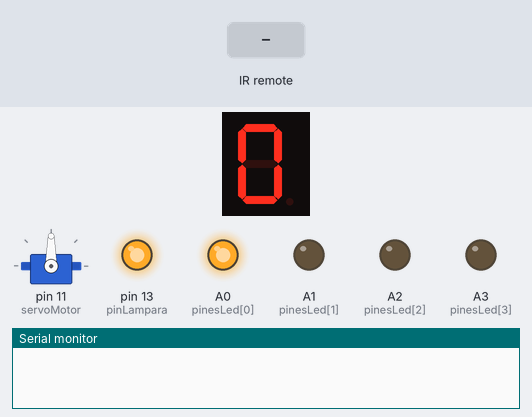
Recording of a sketch running on a simulated Arduino Uno, built with avr-gcc and run on an emulated ATmega328P. Shown: 1-digit seven-segment display, servo, output pins drawn as LEDs (lit = HIGH), the last lines printed to the serial monitor. Wiring (inferred from the names in the program): 1-digit 7-segment display, segments lit when HIGH: segments pin 2, pin 3, pin 4, pin 5, pin 6, pin 7, pin 8. Dashed ring = blinking. Inputs (shaded band) come from the test bench. The segment pins are drawn as the display they are named for; pins used as bus, display or sensor lines are not drawn.

Above: at 1.2 s.
1.3 s: infrared code 0xFFC23D received
At 2.15 s:
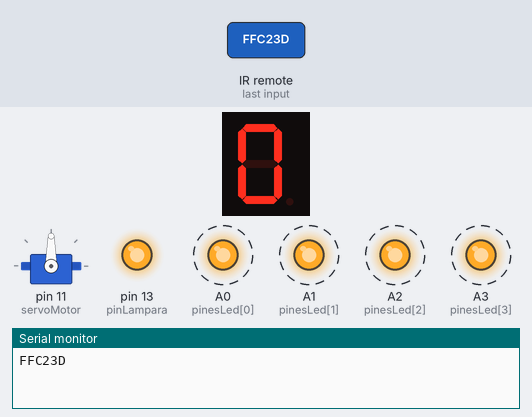
3.8 s: infrared code 0xFFA25D received
At 4.25 s:
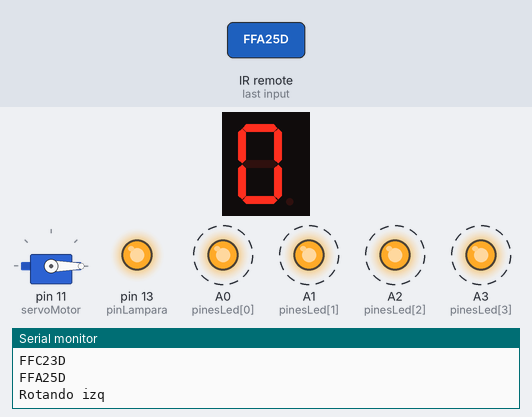
6.8 s: infrared code 0xFFA857 received
At 7.05 s:
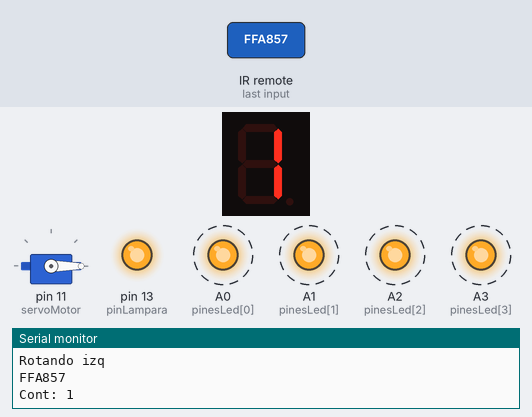
8.4 s: infrared code 0xFFE21D received
At 9.15 s:
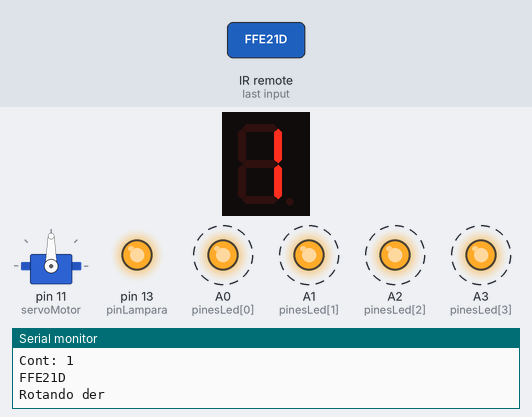
Timing chart, 0 to 11.8 s (numbered marks = the images above; inputs shaded):
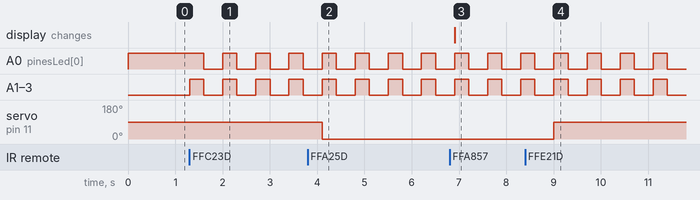

Measured:
- after the input at 1.3 s, A0 (pinesLed[0]): alternates HIGH for 0.30 s and LOW for 0.40 s, starting after 0.30 s; A1 (pinesLed[1]), A2 (pinesLed[2]), A3 (pinesLed[3]): alternates HIGH for 0.30 s and LOW for 0.40 s, starting at once
- after the input at 3.8 s, servo on pin 11 (servoMotor): 90° → 0° after 0.30 s
- after the input at 6.8 s, the display: changes after 0.11 s (image 3)
- after the input at 8.4 s, servo on pin 11 (servoMotor): 0° → 90° after 0.61 s

The sketch:

Practica28.ino
```cpp
#include <IRremote.h>
#define pinLampara 13
#include "IRKeys.h"
#include "P1_led.h"
#include "7display.h"

int RECV_PIN = 12;
IRrecv irrecv(RECV_PIN);
decode_results results;


void setup() {
  Serial.begin(9600);
  irrecv.enableIRIn();
  initProg();
  init7display();
  pinMode(pinLampara,OUTPUT);
  digitalWrite(pinLampara,HIGH);
   servoMotor.attach(11);
}

void loop() {

  if (irrecv.decode(&results)) {

      Serial.println(results.value, HEX);
      runner(results,&printNumber);
      irrecv.resume();
    }

   more();
  delay(100);
}
```

7display.h
```cpp
const int A = 2;
const int B = 3;
const int C = 4;
const int D = 5;
const int E = 6;
const int F = 7;
const int G = 8;

const int N = 7;
const int SEGMENTOS[N] = {A,B,C,D,E,F,G};

const int anodoComunOn=0,anodoComunOff=1;

const int MAX_SEG=10;
const int DIGITOS[MAX_SEG][N] = {
/*0*/ {anodoComunOff,anodoComunOff,anodoComunOff,anodoComunOff,anodoComunOff,anodoComunOff,anodoComunOn},
/*1*/ {anodoComunOn,anodoComunOff,anodoComunOff,anodoComunOn,anodoComunOn,anodoComunOn,anodoComunOn},
/*2*/ {anodoComunOff,anodoComunOff,anodoComunOn,anodoComunOff,anodoComunOff,anodoComunOn,anodoComunOff},
/*3*/ {anodoComunOff,anodoComunOff,anodoComunOff,anodoComunOff,anodoComunOn,anodoComunOn,anodoComunOff},
/*4*/ {anodoComunOn,anodoComunOff,anodoComunOff,anodoComunOn,anodoComunOn,anodoComunOff,anodoComunOff},
/*5*/ {anodoComunOff,anodoComunOn,anodoComunOff,anodoComunOff,anodoComunOn,anodoComunOff,anodoComunOff},
/*6*/ {anodoComunOff,anodoComunOn,anodoComunOff,anodoComunOff,anodoComunOff,anodoComunOff,anodoComunOff},
/*7*/ {anodoComunOff,anodoComunOff,anodoComunOff,anodoComunOn,anodoComunOn,anodoComunOn,anodoComunOn},
/*8*/ {anodoComunOff,anodoComunOff,anodoComunOff,anodoComunOff,anodoComunOff,anodoComunOff,anodoComunOff},
/*9*/ {anodoComunOff,anodoComunOff,anodoComunOff,anodoComunOff,anodoComunOn,anodoComunOff,anodoComunOff},
};

const int OFF = anodoComunOn==1 ? HIGH : LOW;


void printNumber(int d){
  for (int i=0; i<N; i++){
    digitalWrite(SEGMENTOS[i], DIGITOS[d][i]);
  }
}

void init7display()
{
  for (int i=0; i<N; i++){
    pinMode(SEGMENTOS[i], OUTPUT);
    digitalWrite(SEGMENTOS[i], OFF);//apagar
  }

  printNumber(0);
}
```

IRKeys.h
```cpp
#ifndef _HEADER_FILE_H_
    #define _HEADER_FILE_H_
    #define RIGTH 0XFF02FD
    #define LEFT 0XFF22DD
    #define PLUS 0XFFA857
    #define MINUM 0XFFE01F
    #define PLAY_STOP 0XFFC23D
    #define CHPLUS 0XFFE21D
    #define CHMINUM 0XFFA25D
    #define CHSTOP 0XFF629D
    #define ZERO 0XFF6897
    #define ONE 0XFF30CF
    #define TWO 0XFF18E7
    #define THREE 0XFF7A85
    #define FOUR 0XFF10EF
    #define FIVE 0XFF38C7
    #define SIX 0XFF5AA5
    #define SEVEN 0XFF42BD
    #define EIGHT 0XFF4AB5
    #define NINE 0XFF52AD
#endif //_HEADER_FILE_H_
```

P1_led.h
```cpp
#include <Servo.h>

#define MAX 4
int pinesLed[MAX] = {A0,A1,A2,A3};
int index=-1;
int contador7=0;
Servo  servoMotor;

void nextLed();

void initProg()
{
    for(int i=0; i<MAX; i++)
    {
        pinMode(pinesLed[i],OUTPUT);
    }

    nextLed();
}

void nextLed()
{

   index++;

   if(index==MAX)
   {
      digitalWrite(pinesLed[MAX-1],LOW);
      digitalWrite(pinesLed[0],HIGH);
      index=0;
   }
   else
    {
      digitalWrite(pinesLed[index],HIGH);
      digitalWrite(pinesLed[index-1],LOW);
    }


}

void previousLed()
{
   index--;

   if(index<=-1)
   {
      index=MAX-1;
      digitalWrite(pinesLed[0],LOW);
   }
   else digitalWrite(pinesLed[index+1],LOW);

  digitalWrite(pinesLed[index],HIGH);
}

boolean play=false;
void playLeds()
{

    for(int i=0; i<MAX; i++)
    {
        digitalWrite(pinesLed[i],HIGH);
    }

    delay(300);

    for(int i=0; i<MAX; i++)
    {
        digitalWrite(pinesLed[i],LOW);
    }

    delay(300);
}

void more()
{
    if(play)
      playLeds();
}

void turn(int led)
{
    for(int i=0; i<MAX; i++)
    {
        digitalWrite(pinesLed[i],led==i);
    }
}

void girarServo(int val)
{

    servoMotor.write(val);
}


boolean turnOn=true;

void runner(decode_results results,void *func(int) )
{
    switch(results.value)
    {

      case CHPLUS:
      Serial.println("Rotando der");
      girarServo(90);
      break;


      case CHMINUM:
      Serial.println("Rotando izq");
      girarServo(0);
      break;


      case CHSTOP:
        digitalWrite(pinLampara,turnOn);
        turnOn=!turnOn;
        break;

      case PLUS:
        contador7++;
        if(contador7==10)
          contador7=0;
        Serial.println("Cont: "+String(contador7));
        func(contador7);
        break;

      case MINUM:
        contador7--;
        if(contador7==-1)
          contador7=9;
        Serial.println("Cont: "+String(contador7));
        func(contador7);
        break;

      case ONE:
        if(!play)
        {
          index=-1;
          turn(0);
        }
        break;

      case TWO:
        if(!play)
        {
          index=-1;
          turn(1);
        }
        break;


      case THREE:
        if(!play)
          turn(2);
        break;

      case FOUR:
        if(!play)
          turn(3);
        break;

      case LEFT:
        if(!play)
        {
          turn(MAX);
          previousLed();
        }
        break;


      case PLAY_STOP:
        index=-1;
        play=!play;
        break;

      case RIGTH:
        if(!play)
        {
          turn(MAX);
          nextLed();
        }
        break;
    }

}
```
